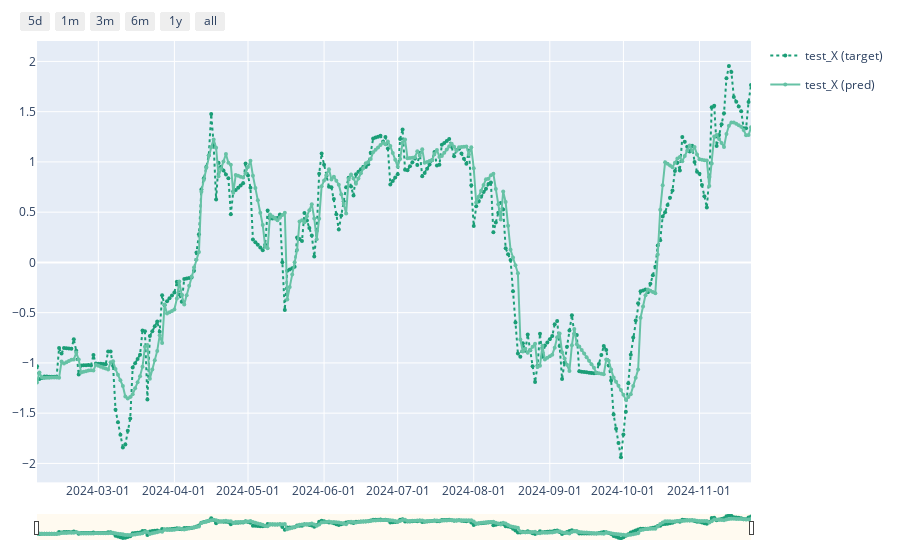

Write notebook code for a chart like this one.
### Code cell
from utils import visualize_result, make_result_df
results_ex = []
results_ex.append(make_result_df(args, 'TRAIN', 'train', train_ex, train_pred_ex))
results_ex.append(make_result_df(args, 'TEST', 'test', test_ex, test_pred_ex))

results_ex = pd.concat(results_ex, axis=0)
pd.DataFrame(results_ex).to_excel('toy_ex.xlsx')
display(results_ex.head())

fig_ex = visualize_result(results_ex)
fig_ex.write_html('fig_toy_ex.html')

### Figure 1 — Plotly figure (JSON) as saved in the notebook; plotly's stock layout.template omitted (floating-point values rounded to 4 significant figures; data arrays with more than 128 entries replaced by an {"elided": "..."} marker saying what was removed)
{"data": [{"hovertemplate": "%{y:.2f}", "legendgroup": "test_X (target)", "line": {"color": "rgb(27,158,119)", "dash": "dot"}, "marker": {"size": 4}, "mode": "lines+markers", "name": "test_X (target)", "type": "scatter", "x": {"elided": "292 str values"}, "xaxis": "x", "y": {"elided": "292 float values"}, "yaxis": "y"}, {"hovertemplate": "%{y:.2f}", "legendgroup": "test_X (pred)", "line": {"color": "rgb(102,194,165)", "dash": "solid"}, "marker": {"size": 4}, "mode": "lines+markers", "name": "test_X (pred)", "type": "scatter", "x": {"elided": "292 str values"}, "xaxis": "x", "y": {"elided": "292 float values"}, "yaxis": "y"}], "layout": {"grid": {"columns": 1, "rows": 1}, "hovermode": "x", "hoversubplots": "axis", "margin": {"b": 20, "l": 20, "r": 20, "t": 20}, "xaxis": {"range": ["2024-02-05T00:00:00", "2024-11-22T00:00:00"], "rangeselector": {"buttons": [{"count": 5, "label": "5d", "step": "day", "stepmode": "backward"}, {"count": 1, "label": "1m", "step": "month", "stepmode": "backward"}, {"count": 3, "label": "3m", "step": "month", "stepmode": "backward"}, {"count": 6, "label": "6m", "step": "month", "stepmode": "backward"}, {"count": 1, "label": "1y", "step": "year", "stepmode": "backward"}, {"step": "all"}]}, "rangeslider": {"bgcolor": "floralwhite", "range": ["2024-02-05T00:00:00", "2024-11-22T00:00:00"], "thickness": 0.05, "visible": true}, "showspikes": true, "spikedash": "dot", "spikemode": "across", "spikethickness": 1, "tickformat": "%Y-%m-%d", "type": "date"}, "yaxis": {"anchor": "x", "domain": [0.09, 1]}}}
